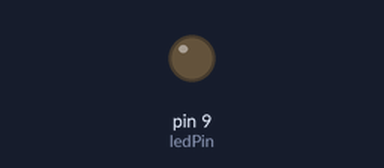
The sketch below on a simulated Arduino Uno, built with avr-gcc and run on an emulated ATmega328P. Shown: output pins drawn as LEDs (lit = HIGH). Random numbers use the default seed unless the sketch sets one.

Above: at 0.15 s.
At 39.77 s:
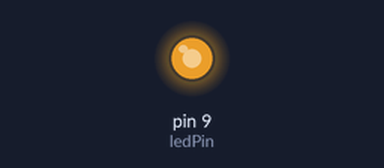
Timing chart, 0 to 40.0 s (numbered marks = the images above):
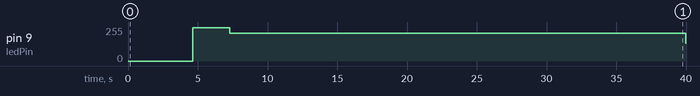

Measured:
- by itself, pin 9 (ledPin): 0/255 → 248/255 at 4.6 s, → 209/255 2.7 s later, → 134/255 32.7 s later

The sketch:

p3.ino
```cpp
const int ledPin = 9;
unsigned long previousMillis = 0;
const long interval = 5;  // Time between brightness adjustments. Decreased for faster transitions.
int brightness = 128;  // Initial brightness
int targetBrightness = random(80, 255);  // Decreased minimum value for stronger effect.
int step = 3;  // Increase the step value for more noticeable changes.

void setup() {
  pinMode(ledPin, OUTPUT);
}

void loop() {
  unsigned long currentMillis = millis();

  if (currentMillis - previousMillis >= interval) {
    previousMillis = currentMillis;

    // If current brightness is close to target, get a new target
    if (abs(targetBrightness - brightness) <= step) {
      targetBrightness = random(80, 255);  // Adjust range for stronger effect.
    }

    // Determine the direction to adjust brightness
    if (brightness < targetBrightness) {
      brightness += step;
      if (brightness > 255) brightness = 255;  // Ensure brightness doesn't exceed max value.
    } else if (brightness > targetBrightness) {
      brightness -= step;
      if (brightness < 0) brightness = 0;  // Ensure brightness doesn't go below min value.
    }

    analogWrite(ledPin, brightness);
  }
}
```
